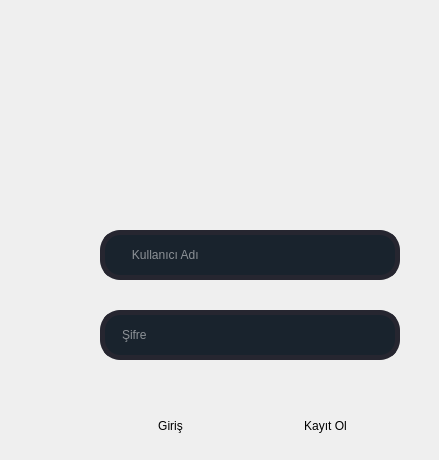
  <widget class="QWidget" name="centralwidget">
   <widget class="QLineEdit" name="Sifre_lineEdit">
    <property name="geometry">
     <rect>
      <x>100</x>
      <y>310</y>
      <width>300</width>
      <height>50</height>
     </rect>
    </property>
    <property name="styleSheet">
     <string notr="true">QLineEdit{
	border: 5px solid rgb(38, 38, 48);
	border-radius: 20px;
	color: #FFF;
	padding-left: 15px;
	background-color: #19232D;

}
QLineEdit:hover{
	border: 2px solid rgb(48, 50, 62)
}
QLineEdit:focus{
	border: 2px solid rgb(35, 218, 233);
}</string>
    </property>
    <property name="placeholderText">
     <string>Şifre</string>
    </property>
   </widget>
   <widget class="QLineEdit" name="Kullaniciadi_lineEdit">
    <property name="geometry">
     <rect>
      <x>100</x>
      <y>230</y>
      <width>300</width>
      <height>50</height>
     </rect>
    </property>
    <property name="styleSheet">
     <string notr="true">QLineEdit{
	border: 5px solid rgb(38, 38, 48);
	border-radius: 20px;
	color: #FFF;
	padding-left: 15px;
	background-color: #19232D;

}
QLineEdit:hover{
	border: 2px solid rgb(48, 50, 62)
}
QLineEdit:focus{
	border: 2px solid rgb(35, 218, 233);
}</string>
    </property>
    <property name="placeholderText">
     <string>   Kullanıcı Adı</string>
    </property>
   </widget>
   <widget class="QPushButton" name="Giris_pushButton">
    <property name="geometry">
     <rect>
      <x>100</x>
      <y>400</y>
      <width>141</width>
      <height>51</height>
     </rect>
    </property>
    <property name="styleSheet">
     <string notr="true">QPushButton{

	border-radius: 20px;


}
</string>
    </property>
    <property name="text">
     <string>Giriş</string>
    </property>
   </widget>
   <widget class="QLabel" name="label_2">
    <property name="geometry">
     <rect>
      <x>80</x>
      <y>40</y>
      <width>350</width>
      <height>150</height>
     </rect>
    </property>
    <property name="styleSheet">
     <string notr="true">image: url(:/Logos/Icon/MainWindow/Menderes_Tekstil_Logo.png);</string>
    </property>
    <property name="text">
     <string/>
    </property>
   </widget>
   <widget class="QPushButton" name="Kayit_pushButton">
    <property name="geometry">
     <rect>
      <x>260</x>
      <y>400</y>
      <width>131</width>
      <height>51</height>
     </rect>
    </property>
    <property name="styleSheet">
     <string notr="true">QPushButton{

	border-radius: 20px;


}
</string>
    </property>
    <property name="text">
     <string>Kayıt Ol</string>
    </property>
   </widget>
  </widget>
